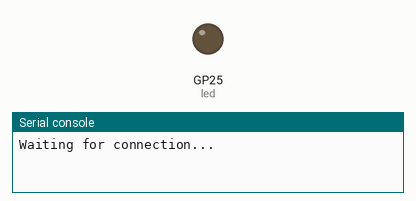
The program below on a simulated Raspberry Pi Pico running MicroPython. Shown: output pins drawn as LEDs (lit = HIGH), the last lines printed to the serial console. WiFi joins after 1.5 s; values from a settings file that is not in the repository are placeholders.

Above: at 0.1 s.
At 2.9 s:
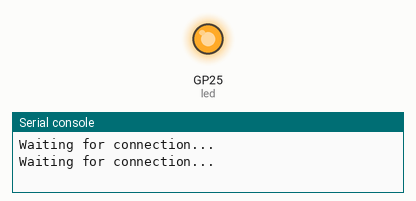
Timing chart, 0 to 4.5 s (numbered marks = the images above):
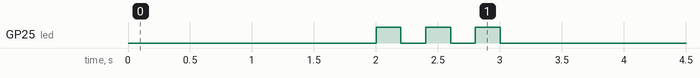

The program:

sonarWeb.py
```python
from wifi import init_wifi
import socket
from machine import Pin
import time

init_wifi()

# ultrasonic sensor pins and functions
trigger = Pin(3, Pin.OUT)
echo    = Pin(2, Pin.IN)

d  = 10

def ultrasonicMock():
    global d
    d = d + 1
    return d

def ultrasonic():
    trigger.low()
    time.sleep_us(1)
    trigger.high()
    time.sleep_us(10)
    trigger.low()
    while echo.value() == 0:
        signaloff = time.ticks_us()
    while echo.value() == 1:
        signalon = time.ticks_us()
    timepassed = signalon - signaloff
    distance = (timepassed * 0.0340) / 2
    return distance

# Function to load in html page

def get_html(html_name, distance):
    # open html_name (index.html), 'r' = read-only as variable 'file'
    with open(html_name, 'r') as file:
        html    = file.read()
    content = html #replace("<h2 id=\"ultrasonic\"></h2>", f"<h2 id=\"ultrasonic\">{distance}cm</h2>")
    #print(html)
    return content

def get_referer(req):
    # Cerchiamo la riga che inizia con "Referer: "
    for line in req.split('\r\n'):
        if line.startswith("Referer: "):
            return line.replace("Referer: ", "").strip()
    return None # Se non viene trovato

# HTTP server with socket
addr = socket.getaddrinfo('0.0.0.0', 8010)[0][-1]

s = socket.socket(socket.AF_INET, socket.SOCK_STREAM)
s.setsockopt(socket.SOL_SOCKET, socket.SO_REUSEADDR, 1)
#s.setsockopt(socket.SOL_SOCKET, socket.SO_REUSEADDR, 1) #riusa indirizzo anche se occupato
try:
    s.bind(addr)
    #s.bind(('',8030))
    s.listen(1)

    print('Listening on', addr)

    # Listen for connections
    while True:
        try:
            cl, addr = s.accept()
            print('Client connected from', addr)
            request = cl.recv(1024).decode('utf-8')
            request = get_referer(request)
            print(request)
            risposta = "HTTP/1.1 200 OK\n"
            risposta += "Content-Type: text/html\n"
            risposta += "Access-Control-Allow-Origin: *\n" # <--- CORS
            risposta += "\n"
            #print (""+request.find('/data'))
            #if (request.find('/data') > -1):
            if( request != None ) :
                #if string is found, respond with data.
                print("found /data")
                risposta += str(ultrasonic())
            else:
                print("NOT found /data")
                risposta += get_html('indexSonar.html', ultrasonic())
            #print(risposta)
            cl.send(risposta.encode('utf-8'))
            #response = get_html('indexSonar.html',

            #cl.send('HTTP/1.0 200 OK\r\nContent-type: text/html\r\n\r\n Access-Control-Allow-Origin: *\n"')
            #cl.send(response)
            cl.close()

        except OSError as e:
            cl.close()
            print('OSError ' + e)
            break

        except KeyboardInterrupt as e:
            print("Programma interrotto manualmente")
            cl.close()
            break

finally:
    # Questo codice viene eseguito SEMPRE, anche dopo il break o un crash
    s.close()
    print("close the socket")
```

wifi.py
```python
import rp2
import network
import ubinascii
import machine
import urequests as requests
import time
from secretsJsonLab import secrets


def init_wifi():
    # Set country to avoid possible errors
    rp2.country('DE')

    wlan = network.WLAN(network.STA_IF)
    wlan.active(True)

    # Load login data from different file for safety reasons
    ssid = secrets['ssid']
    pw   = secrets['pw']

    wlan.connect(ssid, pw)

    # Wait for connection with 10 second timeout
    timeout = 10
    while timeout > 0:
        if wlan.status() < 0 or wlan.status() >= 3:
            break
        timeout -= 1
        print('Waiting for connection...')
        time.sleep(1)

    # Define blinking function for onboard LED to indicate error codes
    def blink_onboard_led(num_blinks):
        led = machine.Pin('LED', machine.Pin.OUT)
        for i in range(num_blinks):
            led.on()
            time.sleep(.2)
            led.off()
            time.sleep(.2)

    wlan_status = wlan.status()
    blink_onboard_led(wlan_status)

    if wlan_status != 3:
        raise RuntimeError('Wi-Fi connection failed')
    else:
        print('Connected')
        status = wlan.ifconfig()
        print('ip = ' + status[0])
```
